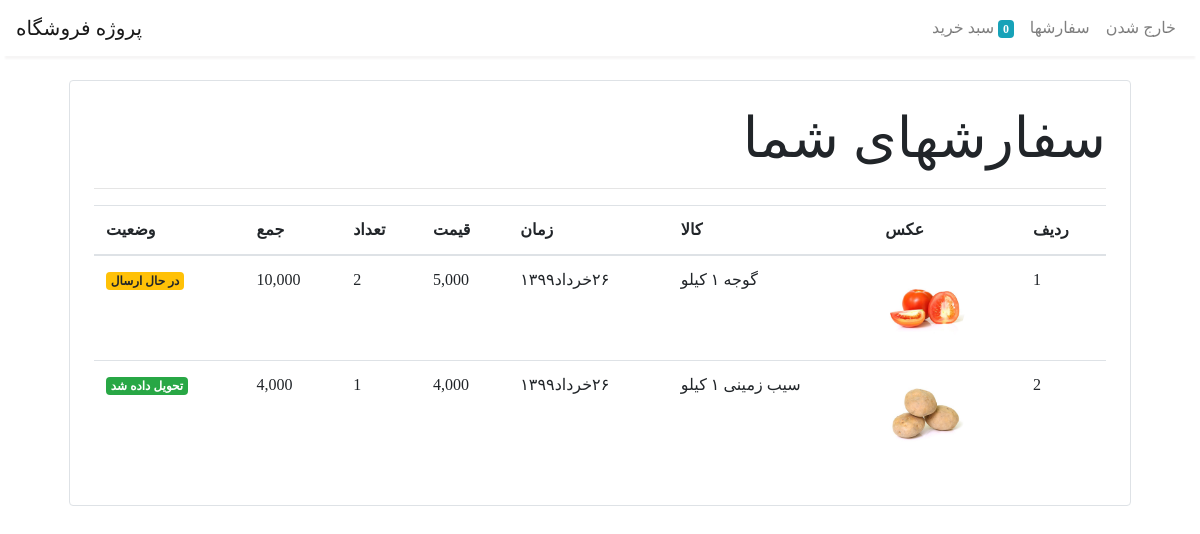
The page /orders (signed in) on the database its author committed.
### store/models/orders.py (models this page shows, shortened)
class Order(models.Model):
    product = models.ForeignKey(Product,
                                on_delete=models.CASCADE,verbose_name="کالا")
    customer = models.ForeignKey(Customer,
                                 on_delete=models.CASCADE,verbose_name="کاربر")
    quantity = models.IntegerField(default=1,verbose_name="تعداد")
    price = models.IntegerField(verbose_name="قیمت")
    address = models.CharField(max_length=50, default='', blank=True,verbose_name="آدرس")
    phone = models.CharField(max_length=50, default='', blank=True,verbose_name="شماره تلفن")
    date = models.DateField(default=datetime.datetime.today,verbose_name="تاریخ")
    status = models.BooleanField(default=False,verbose_name="وضعیت")
    @staticmethod
    def get_orders_by_customer(customer_id):
        return Order.objects.filter(customer=customer_id).order_by('-date')
    class Meta:
        verbose_name = "سفارش"
        verbose_name_plural ="سفارش ها"
    def jdate(self):
        return jalali_converter(self.date)

### store/models/product.py (models this page shows, shortened)
class Product(models.Model):
    name = models.CharField(max_length=50,verbose_name="نام")
    price = models.IntegerField(default=0,verbose_name="قیمت")
    category = models.ForeignKey(Category, on_delete=models.CASCADE, default=1,verbose_name="دسته")
    description = models.CharField(max_length=200, default='' , null=True , blank=True,verbose_name="توصیف")
    image = models.ImageField(upload_to='uploads/products/',verbose_name="عکس")
    class Meta:
        verbose_name = "کالا"
        verbose_name_plural ="کالا ها"

### store/middlewares/auth.py (the view)
    def middleware(request):
        print(request.session.get('customer'))
        returnUrl = request.META['PATH_INFO']
        print(request.META['PATH_INFO'])
        if not request.session.get('customer'):
           return redirect(f'login?return_url={returnUrl}')
        response = get_response(request)
        return response

### extensions/jalali.py (called while the page is built)
    def persian_tuple(self):
        return self.persian_year, self.persian_month, self.persian_day

### extensions/utils.py (called while the page is built)
def persion_number_converter(mystr):
    numbers ={
        "0": ".",
        "1": "۱",
        "2": "۲",
        "3": "۳",
        "4": "۴",
        "5": "۵",
        "6": "۶",
        "7": "۷",
        "8": "۸",
        "9": "۹",
    }
    for e, p in numbers.items():
        mystr=mystr.replace(e,p)
    return mystr

def jalali_converter(time):
    jmonths=["فروردین","اردیبهشت","خرداد","تیر","مرداد","شهریور","مهر","ابان","ا‌ذر","دی","بهمن","اسفند"]
    time_to_str="{},{},{}".format(time.year,time.month,time.day)
    time_to_tuple= jalali.Gregorian(time_to_str).persian_tuple()
    time_to_list =list(time_to_tuple)
    for index,month in enumerate(jmonths):
        if time_to_list[1] ==index+1:
            time_to_list[1] = month
            break
    output ="{}{}{}".format(
        time_to_list[2],
        time_to_list[1],
        time_to_list[0],
    )
    return persion_number_converter(output)

### store/templatetags/custom_filter.py (called while the page is built)
@register.filter(name='multiply')
def multiply(number , number1):
    return number * number1

### store/views/orders.py (called while the page is built)
    def get(self , request ):
        customer = request.session.get('customer')
        orders = Order.get_orders_by_customer(customer)
        print(orders)
        return render(request , 'orders.html'  , {'orders' : orders})

### store/templates/orders.html
{% extends 'base.html' %}
{% block content %}
{% load cart %}
{% load custom_filter %}
{% load humanize %}
<div class="container" style="direction: rtl;">
   <div class="border rounded p-4 m-4">
        <p class="display-4 pl-4 ml-4" style="text-align: right;">سفارشهای شما</p>
        <hr>
        <table class="table">
            <thead>
                <tr>
                    <th>ردیف</th>
                    <th>عکس</th>
                    <th>کالا</th>
                    <th>زمان</th>
                    <th>قیمت</th>
                    <th>تعداد</th>
                    <th>جمع</th>
                    <th>وضعیت</th>
                </tr>
            </thead>
            <tbody>
                {% for order in orders %}
                <tr>
                    <td>{{forloop.counter}}</td>
                    <td><img style="height: 80px;" class="rounded-circle" src="{{order.product.image.url}}" alt=""></td>
                    <td>{{order.product.name}}</td>
                    <td>{{order.jdate}}</td>
                    <td>{{order.price|intcomma:False}}</td>
                    <td>{{order.quantity}}</td>
                    <td>{{order.quantity|multiply:order.price|intcomma:False}}</td>
                    {% if order.status %}
                    <td><small class="badge badge-success">تحویل داده شد</small></td>
                    {%else%}
                    <td><small class="badge badge-warning">در حال ارسال</small></td>
                    {% endif %}
                </tr>
                {% endfor %}
            </tbody>
        </table>
   </div>
</div>
{% endblock %}

### store/templates/base.html (style rules this page uses)
* { font-family: 'Vazir'; }

### rows shown on the page
Order: product.image (picture), product.name "گوجه ۱ کیلو", jdate "۲۶خرداد۱۳۹۹", price "5,000", quantity "2", quantity|multiply "10,000", status "در حال ارسال"
Order: product.image (picture), product.name "سیب زمینی ۱ کیلو", jdate "۲۶خرداد۱۳۹۹", price "4,000", quantity "1", quantity|multiply "4,000", status "تحویل داده شد"

### other values the page prints
{{ request.session.cart.keys|length }} "0"
